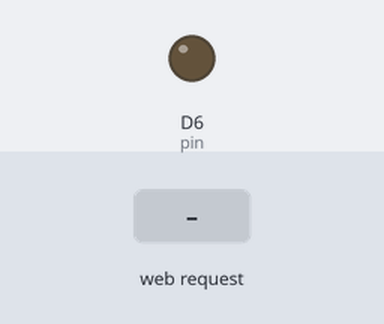
The sketch below on a simulated ESP8266 (NodeMCU). Shown: output pins drawn as LEDs (lit = HIGH). The inputs (shaded band) are chosen by the test bench. WiFi joins after 1.5 s; servers stay silent unless stated; what the sketch prints to the serial monitor is not drawn.

Above: at 2.7 s.
2.8 s: HTTP request GET /LEDon received
At 3.9 s:
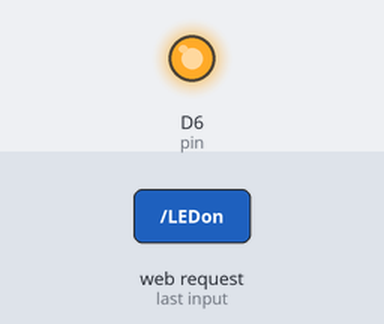
4.3 s: HTTP request GET /LEDoff received
At 5.0 s:
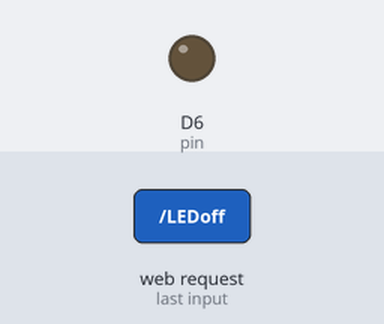
Timing chart, 0 to 7.3 s (numbered marks = the images above; inputs shaded):
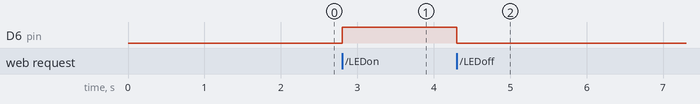

Measured:
- after the input at 2.8 s, D6 (pin): LOW → HIGH at once
- after the input at 4.3 s, D6 (pin): HIGH → LOW at once

The sketch:

LEDon_wifi.ino
```cpp
#include <SoftwareSerial.h>
#include <ESP8266WiFi.h>

SoftwareSerial NodeMCU(D2, D3);//D2 = Rx, D3 = Tx
int pin = D6;

WiFiClient client;
WiFiServer server(80);

const char* ssid1 = "MAI-TINH";//your wifi
const char* ssid2 = "MaiTinh";
const char* password = "123456mt"; //your wifi's password
String  data = "";

void setup() {
  server.begin();
  Serial.begin(9600);
  NodeMCU.begin(4800);
  pinMode(D2, INPUT);
  pinMode(pin, OUTPUT);
  pinMode(D3, OUTPUT);
  Serial.print ("Wifi connecting to \n");
  Serial.print (ssid2);
  WiFi.begin(ssid2, password);
  Serial.print("\nConnecting\n");
  while (WiFi.status() != WL_CONNECTED) {
    delay(500);
    Serial.print(".");
  }
  Serial.println("");
  Serial.println("WiFi connected");
  Serial.println("NodeMCU Local IP is : ");
  Serial.print((WiFi.localIP()));
  Serial.print("\n");
}
void LEDon() {
  client.println("Led pin is now: on ");

  digitalWrite(pin, HIGH);
  NodeMCU.print(9);
  NodeMCU.println("\n");
  delay(30);
}
void LEDoff() {
  client.println("Led pin is now: off ");

  digitalWrite(pin, LOW);
  NodeMCU.print(8);
  NodeMCU.println("\n");
  delay(30);
}
String checkClient ()
{
  while (!client.available()) delay(10);   // Wait until the client sends some data
  String request = client.readStringUntil('\r');
  request.remove(0, 5);
  request.remove(request.length() - 9, 9);
  Serial.print(request);
  Serial.print("\n");
  return request;
}

void loop() {
  client = server.available();// Check if a client has connected
  if (!client) return;// Check if a client has connected
  data = checkClient ();
  client.println("HTTP/1.1 200 OK");//respond code: 200
  client.println("Content-Type: text/html");//respond type: text/html
 // use header like HTTP/1.1 or Content-Type to transfer different-
 //kind of information
  client.println("");

  if (data == "LEDon") LEDon();
  else if (data == "LEDoff") LEDoff();
  else if (data == "distance"){
     int distance = NodeMCU.parseFloat();
    Serial.print(distance);
    Serial.print("cm");
    Serial.print("\n");
    client.println(distance);
    }
  delay(200);
}
```
